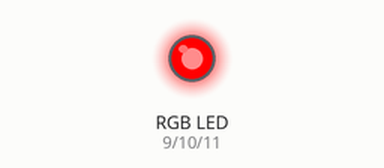
This sketch was run on a simulated Arduino Uno, built with avr-gcc and run on an emulated ATmega328P. Parts: an RGB LED mixed from three pins (HIGH = lit). Dim RGB values are drawn brighter than linear.

Above: at 0.05 s.
At 3.5 s:
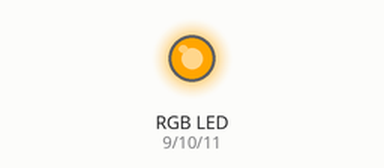
At 5.25 s:
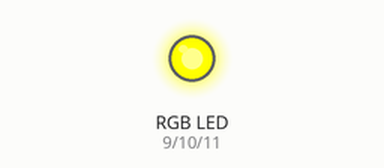
At 7.0 s:
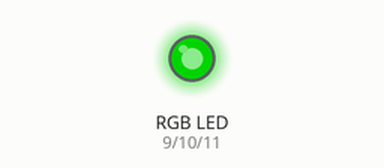
At 10.5 s:
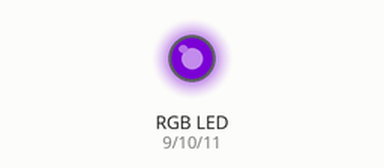
At 14.0 s:
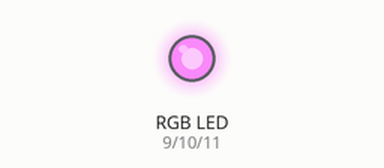
Timing chart, 0 to 18.2 s (numbered marks = the images above):
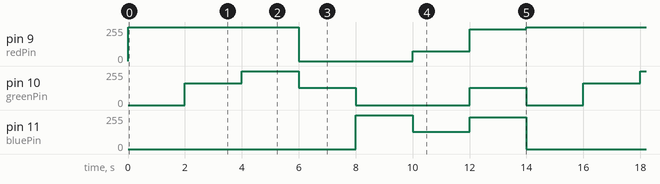

The sketch:

SketchP3-3.ino
```cpp
const int redPin = 9;
const int greenPin = 10;
const int bluePin = 11;

int hold = 2000;

void setup()
{
  pinMode(redPin, OUTPUT);
  pinMode(greenPin, OUTPUT);
  pinMode(bluePin, OUTPUT);
}

void loop()
{
  rgb(255,0,0);
  delay(hold);
  rgb(255,165,0);
  delay(hold);
  rgb(255,255,0);
  delay(hold);
  rgb(0,128,0);
  delay(hold);
  rgb(0,0,255);
  delay(hold);
  rgb(75,0,130);
  delay(hold);
  rgb(238,130,238);
  delay(hold);
}
void rgb (int redVal, int greenVal, int blueVal)
{
  analogWrite(redPin, redVal);
  analogWrite(greenPin, greenVal);
  analogWrite(bluePin, blueVal);
}
```

Measured:
- by itself, pin 9 (redPin): repeats every 14.0 s: 0/255 4.0 s, 75/255 2.0 s, 238/255 2.0 s, 255/255 6.0 s
- by itself, pin 10 (greenPin): repeats every 14.0 s: 255/255 2.0 s, 128/255 2.0 s, 0/255 4.0 s, 130/255 2.0 s, 0/255 2.0 s, 165/255 2.0 s
- by itself, pin 11 (bluePin): repeats every 14.0 s: 130/255 2.0 s, 238/255 2.0 s, 0/255 8.0 s, 255/255 2.0 s
